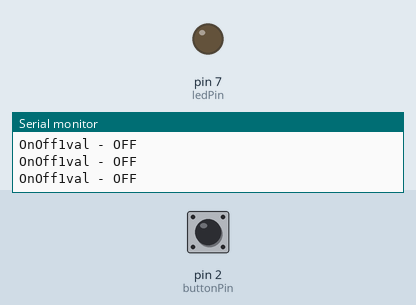
This sketch was run on a simulated Arduino Uno, built with avr-gcc and run on an emulated ATmega328P. On the bench: output pins drawn as LEDs (lit = HIGH), the last lines printed to the serial monitor. The test bench sets the inputs (shaded band); at power-on: pin 2 (buttonPin) LOW.

Above: at 1.8 s.
1.9 s: pin 2 (buttonPin) pulled HIGH for 0.6 s
At 2.4 s:
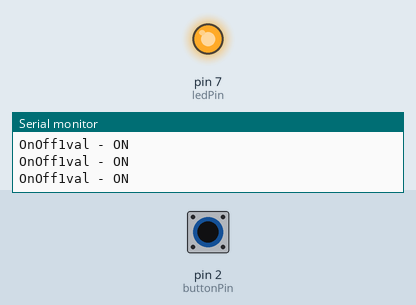
4.1 s: pin 2 (buttonPin) pulled HIGH for 3.2 s
At 8.5 s:
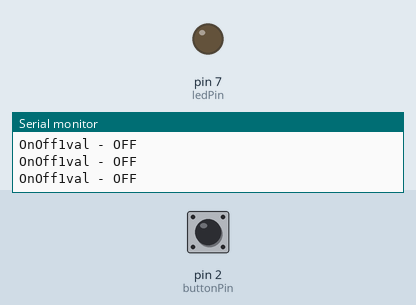
Timing chart, 0 to 10.0 s (numbered marks = the images above; inputs shaded):
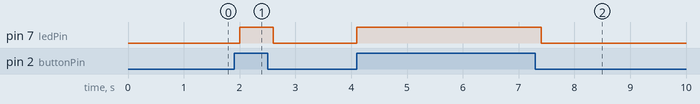

The sketch:

testLEDwithSwitch.ino
```cpp
// constants won't change. They're used here to
// set pin numbers:
const int buttonPin = 2;     // the number of the pushbutton pin
const int ledPin =  7;      // the number of the LED pin

// variables will change:
int buttonState = 0;         // variable for reading the pushbutton status

void setup() {
  // initialize the LED pin as an output:
  pinMode(ledPin, OUTPUT);
  // initialize the pushbutton pin as an input:
  pinMode(buttonPin, INPUT);

  Serial.begin(9600);
  Serial.print("Program Initiated\n");
}

void loop() {
  // read the state of the pushbutton value:
  buttonState = digitalRead(buttonPin);

  // check if the pushbutton is pressed.
  // if it is, the buttonState is HIGH:
  if (buttonState == HIGH) {
    // toggle the LED state:
    digitalWrite(ledPin, HIGH);
    Serial.println("OnOff1val - ON");
    // debounce:
    delay(150);
  }
  else
  {
    digitalWrite(ledPin, LOW);
    Serial.println("OnOff1val - OFF");
    delay(500);
  }
}
```

Measured:
- after the input at 1.9 s, pin 7 (ledPin): LOW → HIGH after 0.10 s, → LOW 0.60 s later
- after the input at 4.1 s, pin 7 (ledPin): LOW → HIGH at once, → LOW 3.3 s later
